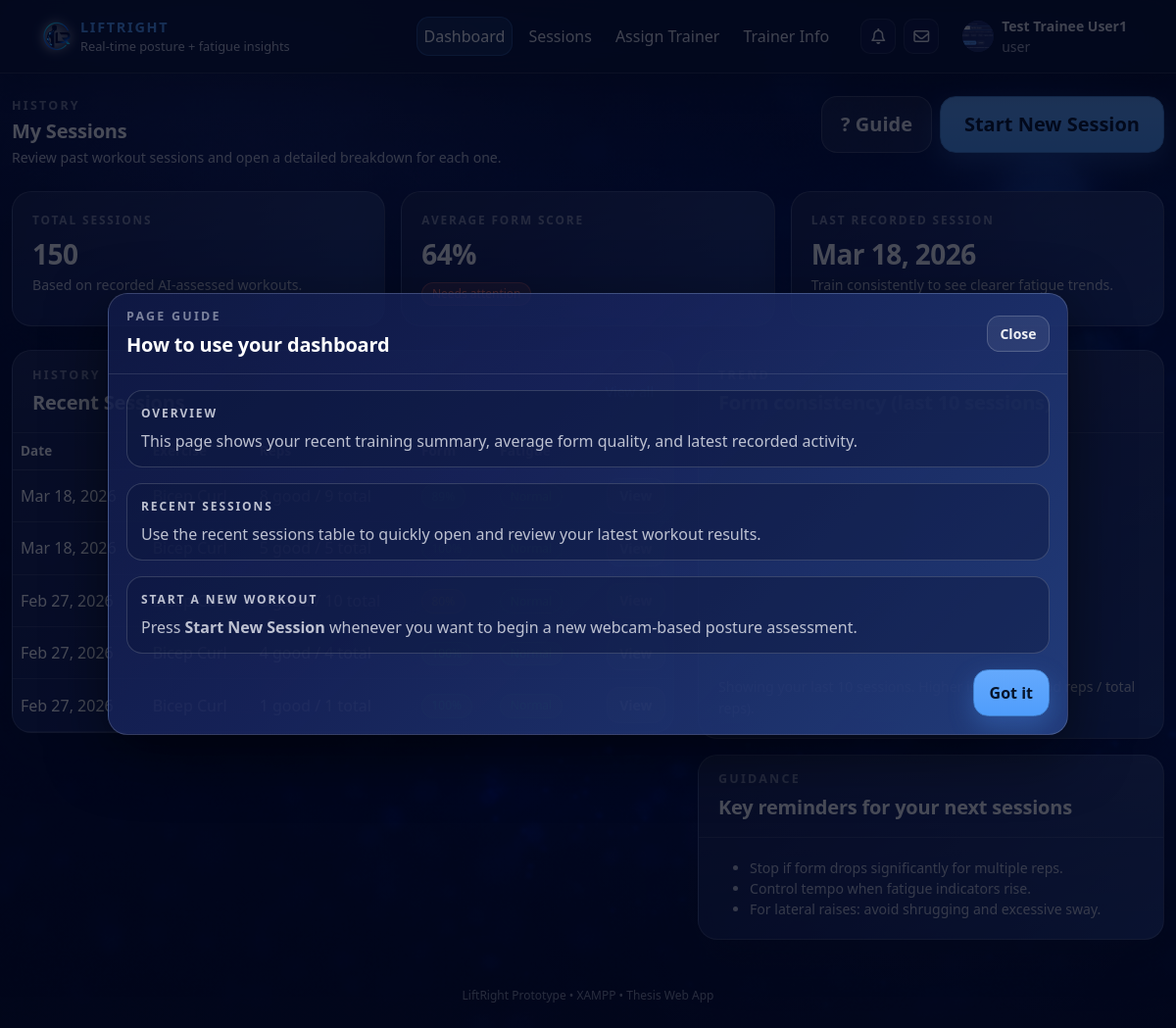
Page /web/trainee/dashboard.php (signed in) on the earlier database version.
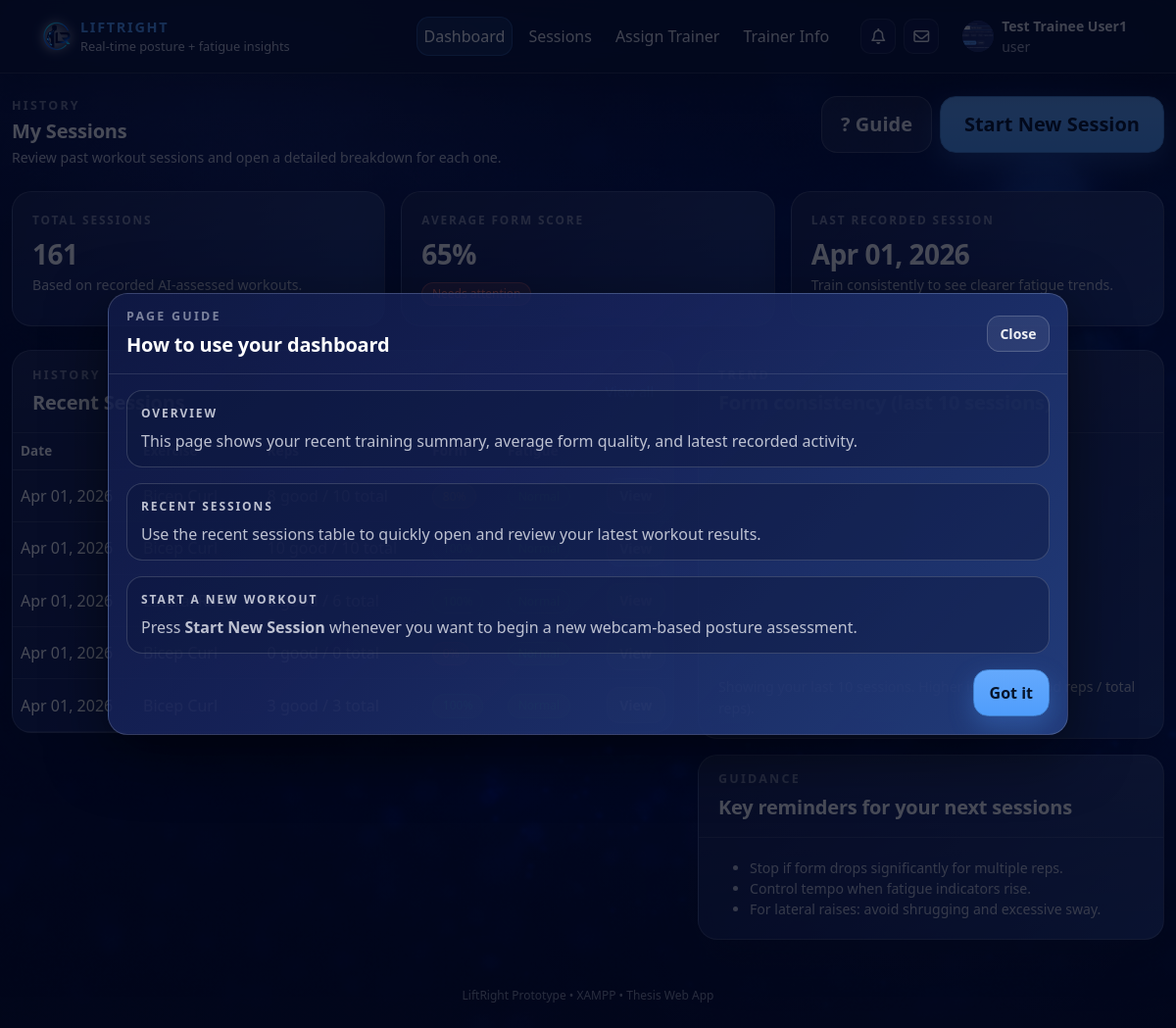
Same page on the later database version.
### tables this page shows
CREATE TABLE `training_logs` (
  `log_id` bigint NOT NULL,
  `user_id` int NOT NULL,
  `exercise_type` enum('bicep_curl','shoulder_press','lateral_raise') NOT NULL,
  `source_type` enum('upload','webcam') NOT NULL DEFAULT 'upload',
  `video_path` varchar(255) DEFAULT NULL,
  `result_json_path` varchar(255) DEFAULT NULL,
  `reps_total` int NOT NULL DEFAULT '0',
  `reps_good` int NOT NULL DEFAULT '0',
  `reps_bad` int NOT NULL DEFAULT '0',
  `form_error_count` int NOT NULL DEFAULT '0',
  `fatigue_flag` tinyint(1) NOT NULL DEFAULT '0',
  `started_at` timestamp NULL DEFAULT NULL,
  `finished_at` timestamp NULL DEFAULT NULL,
  `processing_ms` int DEFAULT NULL,
  `created_at` timestamp NOT NULL DEFAULT CURRENT_TIMESTAMP
);

### web/config/config.php (called while the page is built, shortened)
<?php
$BASE_URL = "/liftright/web";
function h(string $s): string {
  return htmlspecialchars($s, ENT_QUOTES, 'UTF-8');
}

### web/trainee/dashboard.php (the view, shortened to what the changed rows need)
<?php
require_once __DIR__ . '/../config/config.php';
$user_id   = (int)$_SESSION['user_id'];
$total_sessions = 0;
$avg_form = 0;
$latest_date = null;
$stmt = $mysqli->prepare("
  SELECT
    COUNT(*) AS c,
    SUM(reps_good) AS sum_good,
    SUM(reps_total) AS sum_total,
    MAX(created_at) AS latest
  FROM training_logs
  WHERE user_id = ?
");
$stmt->bind_param("i", $user_id);
$stmt->execute();
$row = $stmt->get_result()->fetch_assoc();
if ($row) {
  $total_sessions = (int)($row['c'] ?? 0);
  $sum_good = (int)($row['sum_good'] ?? 0);
  $sum_total = (int)($row['sum_total'] ?? 0);
  $avg_form = ($sum_total > 0) ? (int)round(($sum_good / $sum_total) * 100) : 0;
  $latest_date = $row['latest'] ?? null;
}
$recent_sessions = [];
$stmt = $mysqli->prepare("
  SELECT
    log_id, exercise_type, reps_total, reps_good, reps_bad, fatigue_flag, created_at
  FROM training_logs
  WHERE user_id = ?
  ORDER BY created_at DESC
  LIMIT 5
");
$stmt->bind_param("i", $user_id);
$stmt->execute();
$res = $stmt->get_result();
while ($r = $res->fetch_assoc()) $recent_sessions[] = $r;
function formatExercise(string $ex): string {
  return match($ex) {
    'shoulder_press' => 'Shoulder Press',
    'bicep_curl'     => 'Bicep Curl',
    'lateral_raise'  => 'Lateral Raise',
    default          => ucwords(str_replace('_',' ', $ex)),
  };
}
function formBadge(int $pct): string {
  if ($pct >= 85) return 'lr-badge lr-badge-good';
  if ($pct >= 70) return 'lr-badge lr-badge-warning';
  return 'lr-badge lr-badge-danger';
}
function fatigueBadge(int $flag): string {
  return $flag ? 'lr-badge lr-badge-warning' : 'lr-badge lr-badge-good';
}
require __DIR__ . '/../includes/head.php';
?>
<body>
<div class="lr-page-wrapper">
  <div class="container lr-main-container py-4">
    <div class="row mb-4 align-items-center">
      <div class="col-lg-8">
        <h1 class="lr-section-heading mb-1">My Sessions</h1>
      </div>
    </div>
    <div class="row g-3 mb-4">
      <div class="col-md-4">
        <div class="lr-card h-100">
          <div class="lr-card-body">
            <div class="lr-stat-label">Total sessions</div>
            <div class="lr-stat-value mt-1"><?= (int)$total_sessions ?></div>
            <p class="lr-stat-subtext mb-0">Based on recorded AI-assessed workouts.</p>
          </div>
        </div>
      </div>
      <div class="col-md-4">
        <div class="lr-card h-100">
          <div class="lr-card-body">
            <div class="lr-stat-label">Average form score</div>
            <div class="lr-stat-value mt-1"><?= (int)$avg_form ?>%</div>
            <span class="<?= h(formBadge($avg_form)) ?> mt-2">
              <?= $avg_form >= 85 ? 'Good overall form' : ($avg_form >= 70 ? 'Moderate — room to improve' : 'Needs attention') ?>
            </span>
          </div>
        </div>
      </div>
      <div class="col-md-4">
        <div class="lr-card h-100">
          <div class="lr-card-body">
            <div class="lr-stat-label">Last recorded session</div>
            <div class="lr-stat-value mt-1">
              <?= $latest_date ? h(date("M d, Y", strtotime((string)$latest_date))) : '—' ?>
            </div>
            <p class="lr-stat-subtext mb-0">Train consistently to see clearer fatigue trends.</p>
          </div>
        </div>
      </div>
    </div>
    <div class="row g-4">
      <div class="col-lg-7">
        <div class="lr-card">
          <div class="lr-card-body p-0">
            <div class="table-responsive">
              <table class="table table-hover align-middle mb-0 table-lr-dark">
                <thead>
                  <tr>
                    <th>Date</th>
                    <th>Exercise</th>
                    <th>Reps</th>
                    <th>Form</th>
                    <th>Fatigue</th>
                  </tr>
                </thead>
                <tbody>
                <?php if (count($recent_sessions) === 0): ?>
                  <tr>
                    <td colspan="6" class="text-center py-4 lr-stat-subtext">No recorded sessions yet.</td>
                  </tr>
                <?php else: ?>
                  <?php foreach ($recent_sessions as $sess):
                    $total = (int)$sess['reps_total'];
                    $good  = (int)$sess['reps_good'];
                    $pct   = ($total > 0) ? (int)round(($good / $total) * 100) : 0;
                  ?>
                    <tr>
                      <td><?= h(date("M d, Y", strtotime((string)$sess['created_at']))) ?></td>
                      <td><span class="lr-chip-exercise"><?= h(formatExercise((string)$sess['exercise_type'])) ?></span></td>
                      <td><?= (int)$sess['reps_good'] ?> good / <?= (int)$sess['reps_total'] ?> total</td>
                      <td><span class="<?= h(formBadge($pct)) ?>"><?= (int)$pct ?>%</span></td>
                      <td>
                        <span class="<?= h(fatigueBadge((int)$sess['fatigue_flag'])) ?>">
                        </span>
                      </td>
                      <td class="text-end">
                        <a class="btn btn-sm btn-outline-light"
                           href="<?= $BASE_URL ?>/trainee/session-view.php?log_id=<?= (int)$sess['log_id'] ?>">
                        </a>
                      </td>
                    </tr>
                  <?php endforeach; ?>
                <?php endif; ?>
                </tbody>
              </table>
            </div>
          </div>
        </div>
      </div>
    </div>
  </div>
</div>
<?php require __DIR__ . '/../includes/footer.php'; ?>

Differences in the rows shown:
no longer on this page (row unchanged): training_logs: created_at "Mar 18, 2026"
no longer on this page (row unchanged): training_logs: created_at "Mar 18, 2026"
no longer on this page (row unchanged): training_logs: created_at "Feb 27, 2026"
no longer on this page (row unchanged): training_logs: created_at "Feb 27, 2026"
no longer on this page (row unchanged): training_logs: created_at "Feb 27, 2026"
added training_logs: created_at "Apr 01, 2026"
added training_logs: created_at "Apr 01, 2026"
added training_logs: created_at "Apr 01, 2026"
added training_logs: created_at "Apr 01, 2026"
added training_logs: created_at "Apr 01, 2026"
Other differences:
$total_sessions: "150" → "161"
$avg_form: "64" → "65"
date("M d, Y", strtotime((string)$latest_date)): "Mar 18, 2026" → "Apr 01, 2026"
